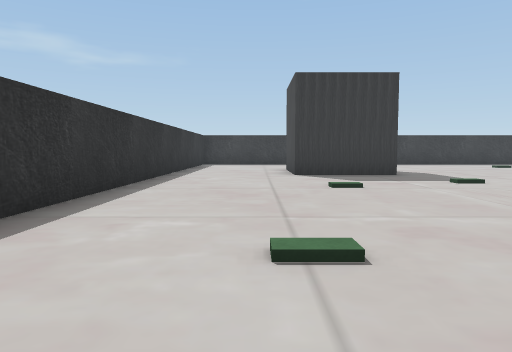
view 1 (above)

22 first-person views from a walk through a Unity game level. The camera is 1.2 m above the floor, tilts 4° down and sees 70° across. The floor is counted in squares, 2 m on a side. Each view is taken from the middle of a square. On the plan, view 1 faces up. The plan holds only what a view shows up to about 10 squares ahead; the rest is blank. The place goes on beyond the plan. The player character is not drawn.

view 2
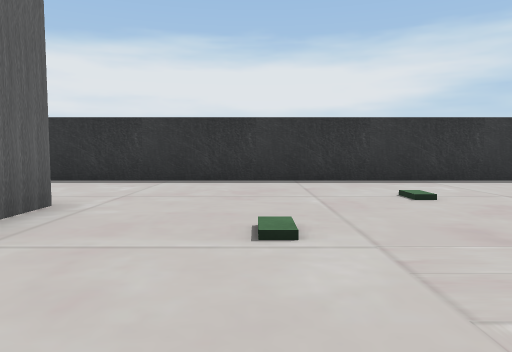

view 3
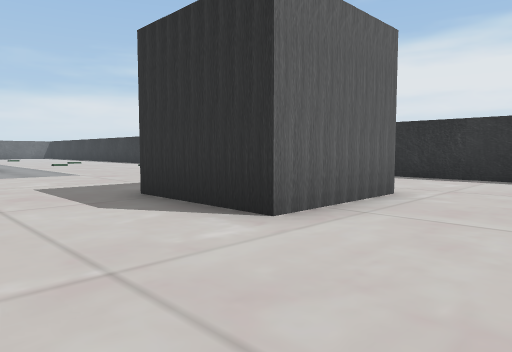

view 4
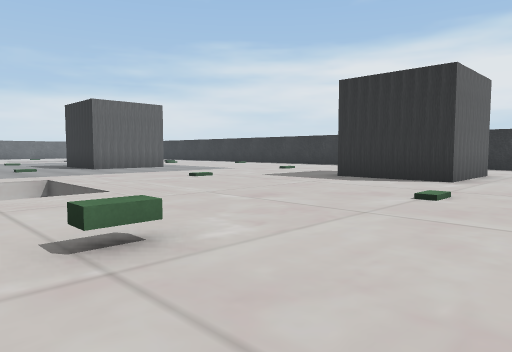

view 5
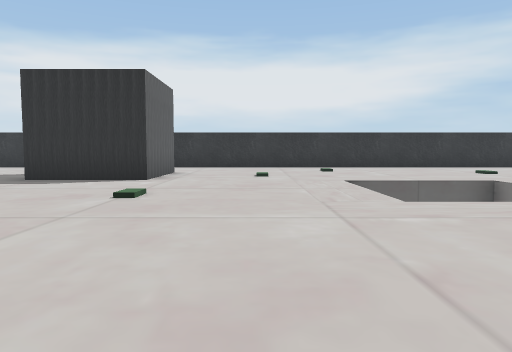

view 6
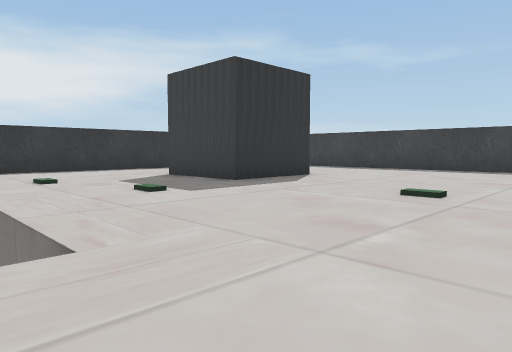

view 7
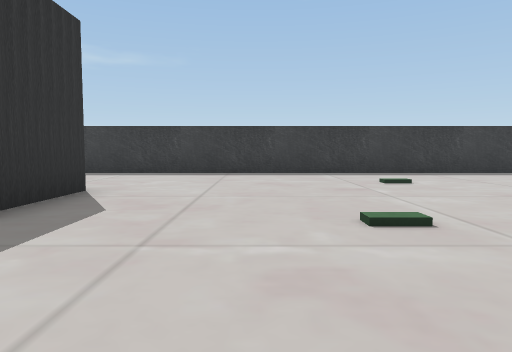

view 8
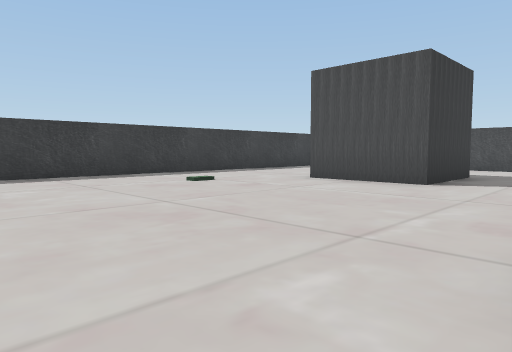

view 9
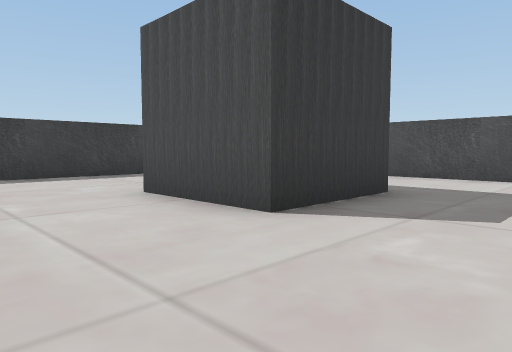

view 10
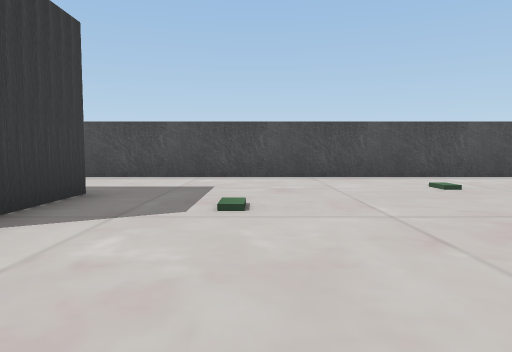

view 11
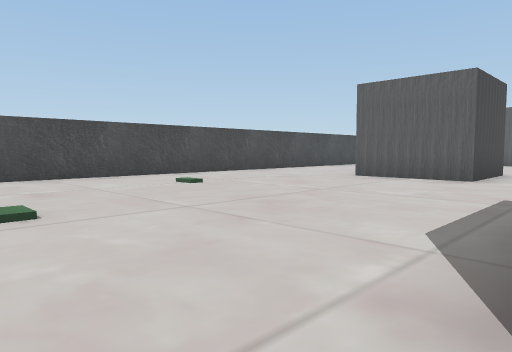

view 12
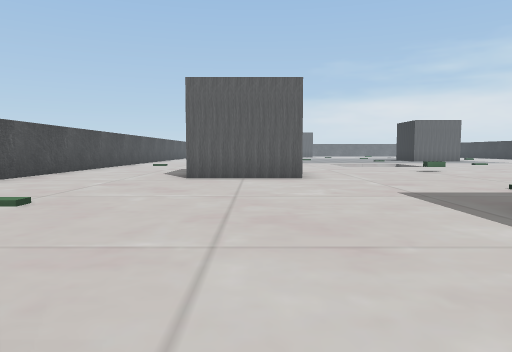

view 13
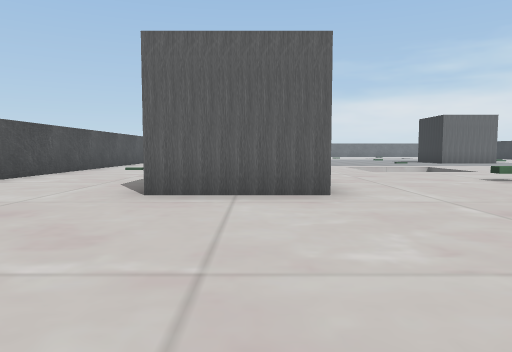

view 14
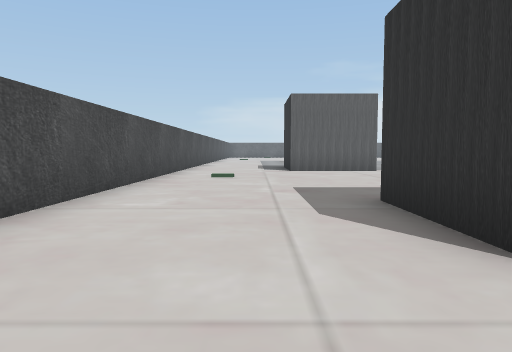

view 15
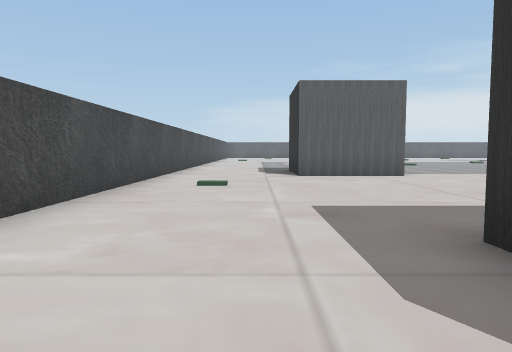

view 16
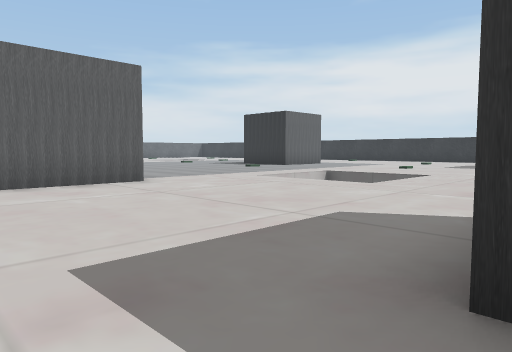

view 17
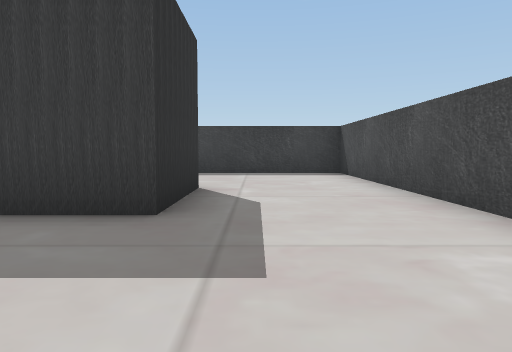

view 18
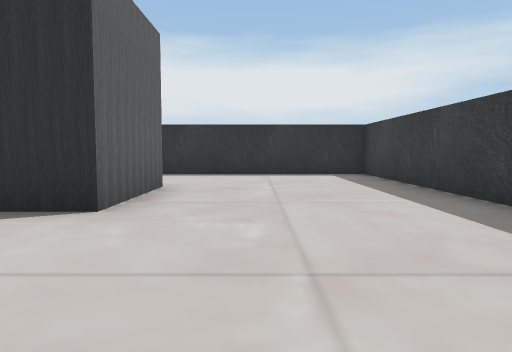

view 19
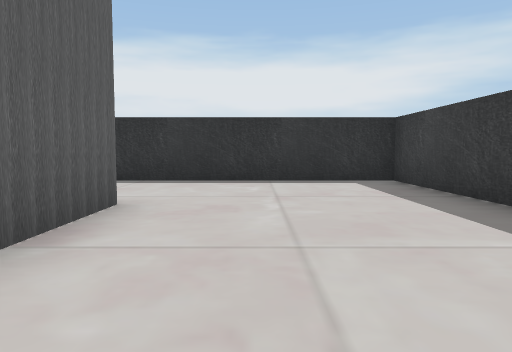

view 20
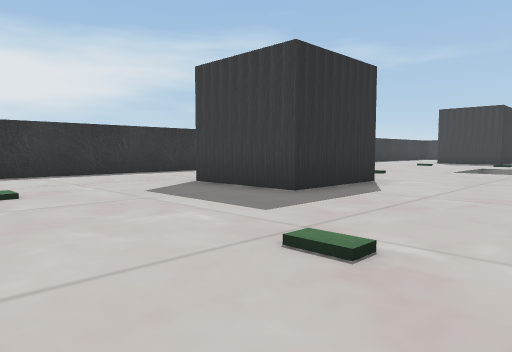

view 21
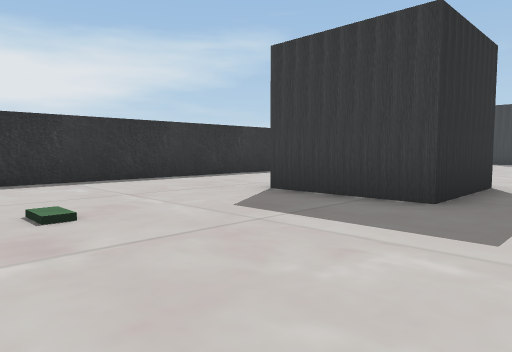

view 22
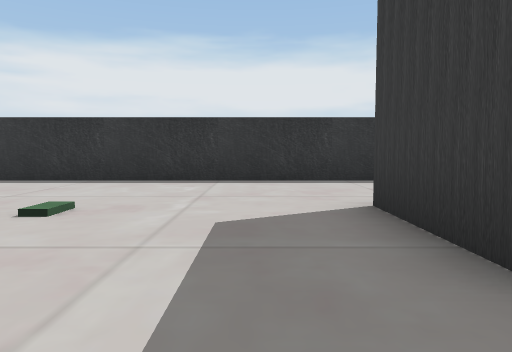

### Floor plan
Points are (right, up) in squares from view 1. A wall is a line through its corners. A room is listed if a view was taken in it or the views show most of it. See-through windows are left out.
Room 1 (views 1, 2, 3, 4, 5, 6, 7, 8, 9, 10, 11, 12, 13, 14, 15, 16, 17, 18, 19, 20, 21, 22)
walls: (14, -2.4) (14, 0.1) (16.5, 0.1) (16.5, -2.4); (1, -2.2) (3.5, -2.2) (3.5, -4.7) (1, -4.7); (0.9, 11.5) (3.5, 11.5) (3.5, 9) (1, 9) (1, 10); (17.1, 11.9) (17.1, 9.4) (14.6, 9.4) (14.6, 11.9); (14.4, -8.6) (17, -8.6); (20.2, -9.5) (20.2, 15.8) (-2.2, 15.8) (-2.2, -9.5)

Where each view was taken, in squares from view 1:
view 1: 0 up, 0 right, facing up
view 2: 0 up, 5 right, facing left
view 3: 0 up, 6 right, facing down-left
view 4: 0 up, 11 right, facing down-left
view 5: 0 up, 11 right, facing left
view 6: 4 up, 9 right, facing up-left
view 7: 6 up, 6 right, facing up
view 8: 7 up, 8 right, facing up-right
view 9: 7 up, 12 right, facing up-right
view 10: 7 up, 12 right, facing right
view 11: 8 up, 12 right, facing down-right
view 12: 8 up, 15 right, facing down
view 13: 5 up, 15 right, facing down
view 14: 2 up, 18 right, facing down
view 15: 0 up, 18 right, facing down
view 16: 2 down, 18 right, facing down-left
view 17: 6 up, 18 right, facing up
view 18: 13 up, 7 right, facing left
view 19: 13 up, 5 right, facing left
view 20: 9 down, 7 right, facing up-left
view 21: 9 down, 5 right, facing up-left
view 22: 6 down, 5 right, facing left
